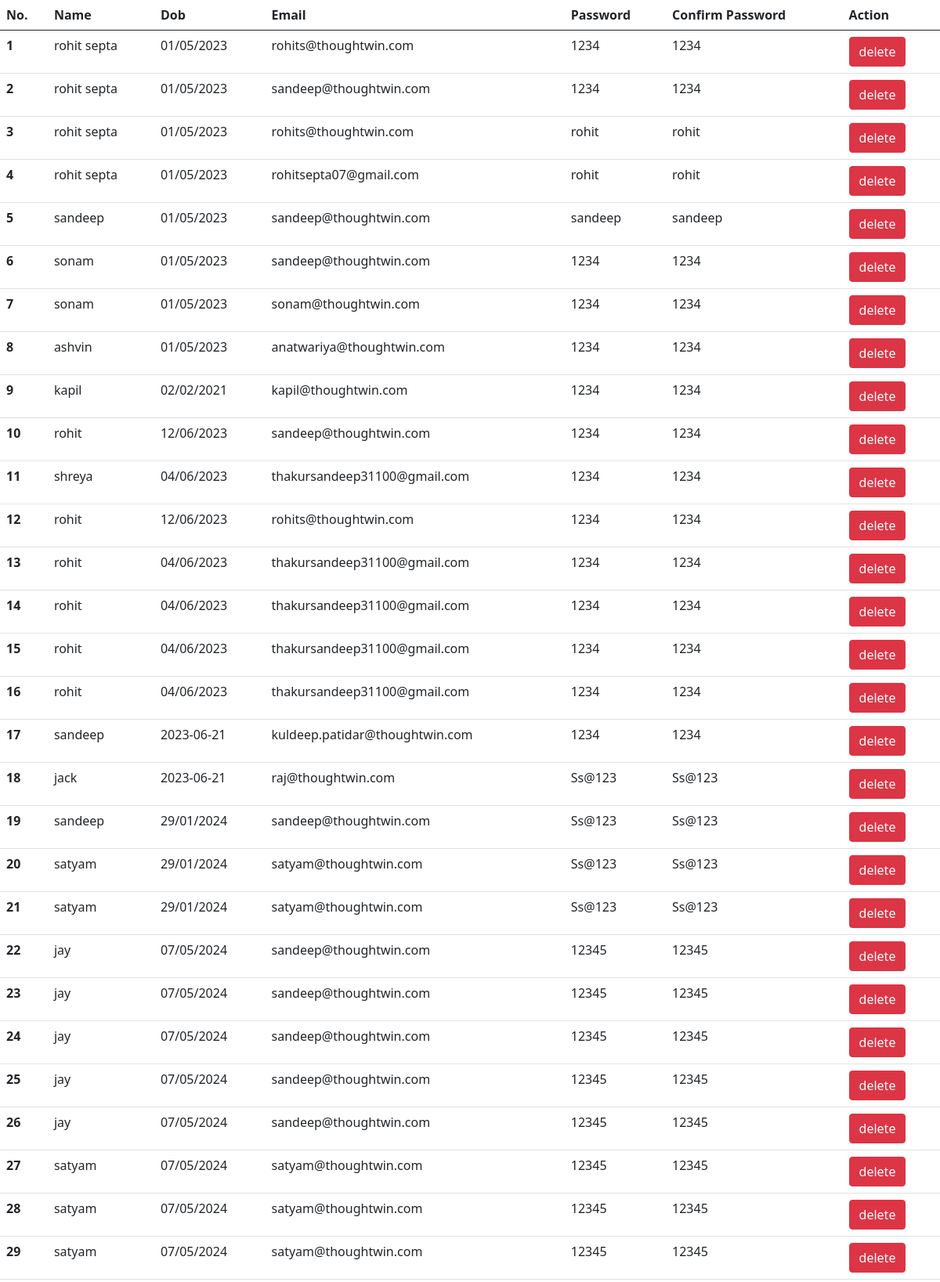
Page /list (upper part) on the committed database.
### dummy/models.py (models this page shows, shortened)
class RegistrationForm(models.Model):
    name = models.CharField(max_length=30,blank=False)
    dob = models.CharField(max_length=10,blank=False)
    email = models.EmailField(blank=False)
    password = models.CharField(max_length=30,blank=False)
    confirm_password = models.CharField(max_length=30,blank=False)
    otp = models.IntegerField(default=162012)

### dummy/views.py (the view)
# urls.py: path('list',views.regList,name="list"),
def regList(request):
    reg = RegistrationForm.objects.all()
    return render(request,"list.html",{'reg':reg})

### templates/list.html (shortened to what this page needs)
<link href="https://cdn.jsdelivr.net/npm/bootstrap@5.0.2/dist/css/bootstrap.min.css" rel="stylesheet">
<table class="table">
    <thead>
      <tr>
        <th scope="col">No.</th>
        <th scope="col">Name</th>
        <th scope="col">Dob</th>
        <th scope="col">Email</th>
        <th scope="col">Password</th>
        <th scope="col">Confirm Password</th>
        <th scope="col">Action</th>
      </tr>
    </thead>
    <tbody>
        {% for r in reg %}
      <tr>
        <th scope="row">{{ forloop.counter }}</th>
        <td>{{ r.name }}</td>
        <td>{{ r.dob }}</td>
        <td>{{ r.email }}</td>
        <td>{{ r.password }}</td>
        <td>{{ r.confirm_password }}</td>
        <td><a href="{% url 'delete' r.id %}" class =" btn btn-danger">delete</a></td></td>
      </tr>
        {% endfor %}
    </tbody>
  </table>

### rows in the picture
RegistrationForm: name "rohit septa", dob "01/05/2023", email "rohits@thoughtwin.com", password "1234", confirm_password "1234"
RegistrationForm: name "rohit septa", dob "01/05/2023", email "sandeep@thoughtwin.com", password "1234", confirm_password "1234"
RegistrationForm: name "rohit septa", dob "01/05/2023", email "rohits@thoughtwin.com", password "rohit", confirm_password "rohit"
RegistrationForm: name "rohit septa", dob "01/05/2023", email "rohitsepta07@gmail.com", password "rohit", confirm_password "rohit"
RegistrationForm: name "sandeep", dob "01/05/2023", email "sandeep@thoughtwin.com", password "sandeep", confirm_password "sandeep"
RegistrationForm: name "sonam", dob "01/05/2023", email "sandeep@thoughtwin.com", password "1234", confirm_password "1234"
RegistrationForm: name "sonam", dob "01/05/2023", email "sonam@thoughtwin.com", password "1234", confirm_password "1234"
RegistrationForm: name "ashvin", dob "01/05/2023", email "anatwariya@thoughtwin.com", password "1234", confirm_password "1234"
RegistrationForm: name "kapil", dob "02/02/2021", email "kapil@thoughtwin.com", password "1234", confirm_password "1234"
RegistrationForm: name "rohit", dob "12/06/2023", email "sandeep@thoughtwin.com", password "1234", confirm_password "1234"
RegistrationForm: name "shreya", dob "04/06/2023", email "thakursandeep31100@gmail.com", password "1234", confirm_password "1234"
RegistrationForm: name "rohit", dob "12/06/2023", email "rohits@thoughtwin.com", password "1234", confirm_password "1234"
RegistrationForm: name "rohit", dob "04/06/2023", email "thakursandeep31100@gmail.com", password "1234", confirm_password "1234"
RegistrationForm: name "rohit", dob "04/06/2023", email "thakursandeep31100@gmail.com", password "1234", confirm_password "1234"
RegistrationForm: name "rohit", dob "04/06/2023", email "thakursandeep31100@gmail.com", password "1234", confirm_password "1234"
RegistrationForm: name "rohit", dob "04/06/2023", email "thakursandeep31100@gmail.com", password "1234", confirm_password "1234"
RegistrationForm: name "sandeep", dob "2023-06-21", email "kuldeep.patidar@thoughtwin.com", password "1234", confirm_password "1234"
RegistrationForm: name "jack", dob "2023-06-21", email "raj@thoughtwin.com", password "Ss@123", confirm_password "Ss@123"
RegistrationForm: name "sandeep", dob "29/01/2024", email "sandeep@thoughtwin.com", password "Ss@123", confirm_password "Ss@123"
RegistrationForm: name "satyam", dob "29/01/2024", email "satyam@thoughtwin.com", password "Ss@123", confirm_password "Ss@123"
RegistrationForm: name "satyam", dob "29/01/2024", email "satyam@thoughtwin.com", password "Ss@123", confirm_password "Ss@123"
RegistrationForm: name "jay", dob "07/05/2024", email "sandeep@thoughtwin.com", password "12345", confirm_password "12345"
RegistrationForm: name "jay", dob "07/05/2024", email "sandeep@thoughtwin.com", password "12345", confirm_password "12345"
RegistrationForm: name "jay", dob "07/05/2024", email "sandeep@thoughtwin.com", password "12345", confirm_password "12345"
RegistrationForm: name "jay", dob "07/05/2024", email "sandeep@thoughtwin.com", password "12345", confirm_password "12345"
RegistrationForm: name "jay", dob "07/05/2024", email "sandeep@thoughtwin.com", password "12345", confirm_password "12345"
RegistrationForm: name "satyam", dob "07/05/2024", email "satyam@thoughtwin.com", password "12345", confirm_password "12345"
RegistrationForm: name "satyam", dob "07/05/2024", email "satyam@thoughtwin.com", password "12345", confirm_password "12345"
RegistrationForm: name "satyam", dob "07/05/2024", email "satyam@thoughtwin.com", password "12345", confirm_password "12345"
